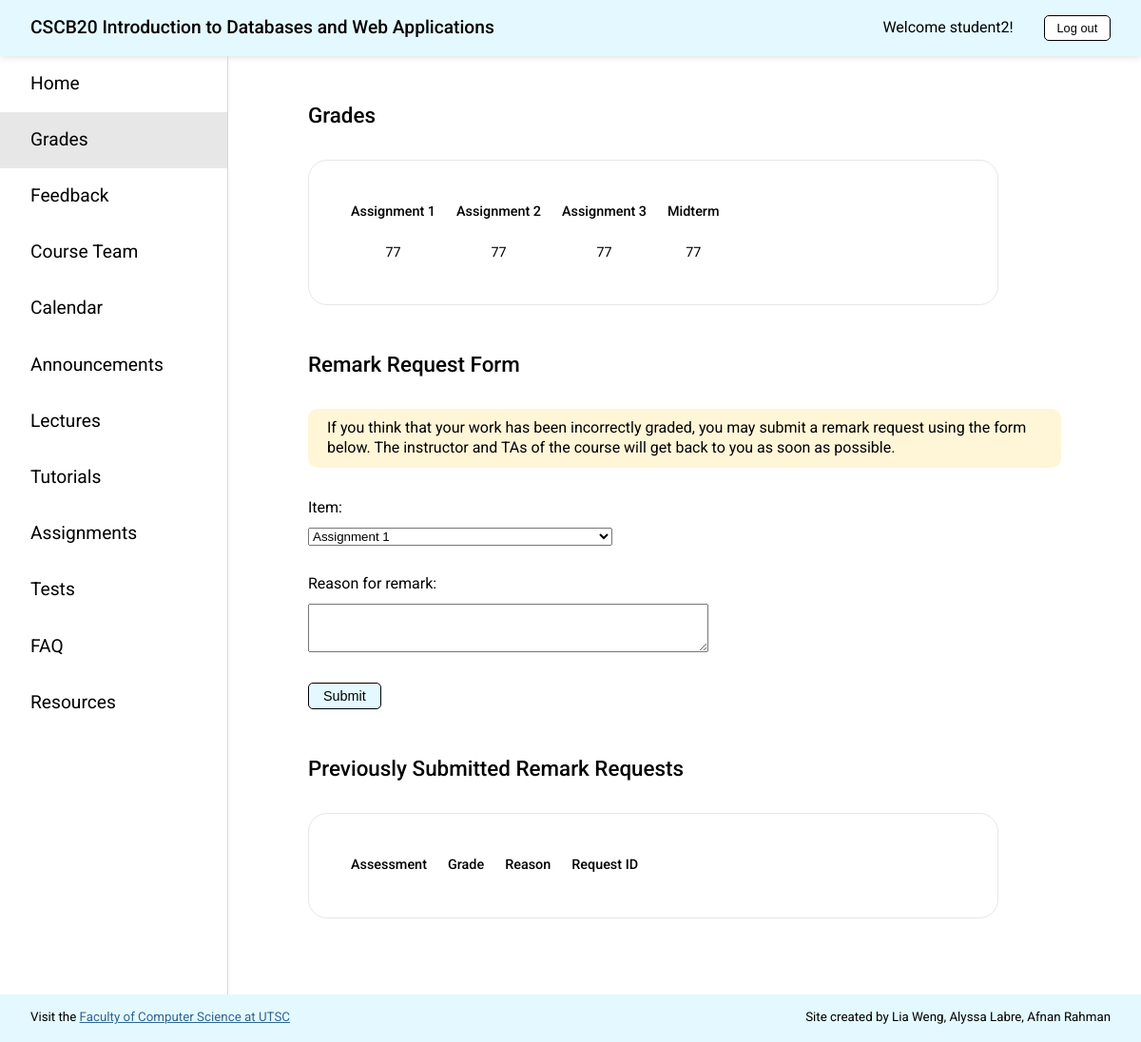
Page /grades (signed in) on the committed database.
### app.py (models this page shows, shortened)
class Student(db.Model):
    __tablename__ = 'Student'
    id = db.Column(db.Integer, primary_key=True)
    username = db.Column(db.String(20), unique=True, nullable=False)
    password = db.Column(db.String(20), nullable=False)
    first_name = db.Column(db.String(40), nullable=False)
    last_name = db.Column(db.String(40), nullable=False)
    a1 = db.Column(db.Integer)
    a2 = db.Column(db.Integer)
    a3 = db.Column(db.Integer)
    midterm = db.Column(db.Integer)
    remark = db.relationship('Remark', backref='student', lazy=True)

### app.py (the view)
@app.route('/grades', methods=['GET', 'POST'])
def grades():
    check_authorization()
    all_remarks = get_allremarks()
    students = get_allstudents()
    if request.method == 'GET':
        if session['type'] == 'student':
            student = get_student(session['user'])
            remarks = get_student_remark(student.username)
            return render_template('grades_s.html', page='grades', remarks=remarks, student=student)
        else:
            return render_template('grades_i.html', page='grades', remarks=all_remarks, students=students)
    else:
        return add_grades(request.form['student'], request.form['a1'], request.form['a2'], request.form['a3'], request.form['midterm'], students=students)

### app.py (called while the page is built)
def check_authorization():
    if "user" not in session:
        abort(403, "Please sign in to access this page.")

def get_student(username):
    return Student.query.filter_by(username=username).first()

def get_student_remark(username):
    return Remark.query.filter_by(student_username=username)

def get_allstudents():
    return Student.query.all()

def get_allremarks():
    return Remark.query.all()

### templates/grades_s.html (shortened to what this page needs)
<!DOCTYPE html>
<html lang="en">
<head>
  <link rel="stylesheet" href="{{ url_for('static', filename='styles.css') }}">
</head>
<body onload="hideMessage()">
  {% extends "template.html" %}
  {% block content %}
  <div class="content">
    <h1 class="page-title">Grades</h1>
    <div class="table-container-grades">
      <table>
        <tr>
          <th>Assignment 1</th>
          <th>Assignment 2</th>
          <th>Assignment 3</th>
          <th>Midterm</th>
          <th></th>
        </tr>
        <tr>
          <td>{{student.a1}}</td>
          <td>{{student.a2}}</td>
          <td>{{student.a3}}</td>
          <td>{{student.midterm}}</td>
        </tr>
      </table>
    </div>
    <h1 class="page-title">Remark Request Form</h1>
    <p class="message">
      If you think that your work has been incorrectly graded, you may submit a remark request using the form below. The
      instructor and TAs of the course will get back to you as soon as possible.
    </p>
    <form class="remark-form" action="http://127.0.0.1:5000/addremark" method="post">
      <div class="item-dropdown remark-form-element">
        <label for="item">Item:</label>
        <select name="item" id="item" required>
          <option value="a1">Assignment 1</option>
        </select>
      </div>
      <div class="remark-form-element">
        <label for="reason">Reason for remark:</label>
        <textarea id="reason" name="reason" cols="50" rows="3" required></textarea>
      </div>
      <div>
        <button type="submit">Submit</button>
      </div>
    </form>
    <h1 class="page-title">Previously Submitted Remark Requests</h1>
    <div class="table-container-grades">
      <table>
        <tr>
          <th>Assessment</th>
          <th>Grade</th>
          <th>Reason</th>
          <th>Request ID</th>
          <th></th>
        </tr>
      </table>
    </div>
  </div>
  {% endblock %}

### templates/template.html (shortened to what this page needs)
<!DOCTYPE html>
<html lang="en">
<head>
  <link rel="stylesheet" href="{{ url_for('static', filename='styles.css') }}">
</head>
<body>
  <div class="header">
    <h2>CSCB20 <span class="course-title">Introduction to Databases and Web Applications</span></h2>
    <div class="header-right">
      <p>Welcome {{session['user']}}!</p>
      <a href="{{url_for('logout')}}"><button class="logout-button">Log out</button></a>
    </div>
  </div>
  <div class="wrapper">
    <nav>
      <a href="{{ url_for('home') }}" class={% if page=="home" %} "selected" {% endif %}>
        Home
      </a>
      <a href="{{ url_for('grades') }}" class={% if page=="grades" %} "selected" {% endif %}>
        Grades
      </a>
      <a href="{{ url_for('feedback') }}" class={% if page=="feedback" %} "selected" {% endif %}>
        Feedback
      </a>
      <a href="{{ url_for('team') }}" class={% if page=="team" %} "selected" {% endif %}>
        Course&nbsp;Team
      </a>
      <a href="{{ url_for('calendar') }}" class={% if page=="calendar" %} "selected" {% endif %}>
        Calendar
      </a>
      <a href="{{ url_for('announcements') }}" class={% if page=="announcements" %} "selected" {% endif %}>
        Announcements
      </a>
      <a href="{{ url_for('lectures') }}" class={% if page=="lectures" %} "selected" {% endif %}>
        Lectures
      </a>
      <a href="{{ url_for('tutorials') }}" class={% if page=="tutorials" %} "selected" {% endif %}>
        Tutorials
      </a>
      <a href="{{ url_for('assignments') }}" class={% if page=="assignments" %} "selected" {% endif %}>
        Assignments
      </a>
      <a href="{{ url_for('tests') }}" class={% if page=="tests" %} "selected" {% endif %}>
        Tests
      </a>
      <a href="{{ url_for('faq') }}" class={% if page=="faq" %} "selected" {% endif %}>
        FAQ
      </a>
      <a href="{{ url_for('resources') }}" class={% if page=="resources" %} "selected" {% endif %}>
        Resources
      </a>
    </nav>
    {% block content %}
    {% endblock %}
  </div>
  <div class="footer">
    <small>Visit the <a href="https://www.utsc.utoronto.ca/cms/faculty-of-computer-science" target="_blank">Faculty of
        Computer Science
        at UTSC</a></small>
    <small>Site created by Lia Weng, Alyssa Labre, Afnan Rahman</small>
  </div>
</body>
</html>

### static/styles.css (style rules this page uses)
@media screen and (min-width: 770px) { html { font-size: 16px; } }
body { box-sizing: border-box; margin: 0; padding: 0; font-family: "Roboto", sans-serif; line-height: 130%; }
p { margin: 0; }
h1 { font-size: 1.4rem; font-weight: 400; line-height: 130%; margin: 0; }
h2 { font-size: 1.2rem; font-weight: 500; margin: 0; }
a { color: #2f6690; }
button { background-color: #e4f9ff; border: 1px solid black; padding: 5px 15px; border-radius: 5px; font-size: 0.9rem; }
select { margin: 10px 0 30px 0; width: 20rem; }
.page-title { margin: 1rem 20px 2rem 20px; font-weight: 500; }
.message { background-color: #fff6d8; padding: 10px 20px; border-radius: 10px; margin: 0 20px; }
@media screen and (min-width: 551px) { .wrapper { display: grid; grid-template-columns: 1fr 4fr; } }
.header { background-color: #e4f9ff; padding: 1rem 2rem; display: flex; justify-content: space-between; align-items: center; box-shadow: 0 0 8px #d7d7d7; position: sticky; top: 0; z-index: 1; }
.header-right { display: flex; align-items: center; margin-left: 2rem; }
.header-right p { width: auto; }
.logout-button { margin-left: 2rem; background-color: white; border: 1px solid black; border-radius: 5px; font-size: 0.8rem; padding: 0.3rem 0.8rem; }
@media screen and (min-width: 551px) { nav { border-right: 1px solid #d7d7d7; display: flex; flex-direction: column; } }
@media screen and (min-width: 551px) { nav a { color: black; text-decoration: none; font-size: 1.2rem; font-weight: 400; padding: 1.2rem 2rem; } }
.selected { background-color: #e7e7e7; }
.content { min-height: 80vh; }
@media screen and (min-width: 770px) { .content { padding: 2rem 4rem; } }
@media screen and (min-width: 770px) { .footer { background-color: #e4f9ff; height: 5vh; padding: 5px 2rem; display: flex; align-items: center; justify-content: space-between; } }
.remark-form { margin: 2rem 20px 3rem 20px; display: flex; flex-direction: column; }
.remark-form-element { display: flex; flex-direction: column; align-items: flex-start; }
.remark-form-element textarea { margin: 10px 0 2rem 0; }
@media screen and (min-width: 551px) { .table-container-grades { overflow-x: auto; margin: 2rem 20px 3rem 20px; padding: 2rem; border: 1px solid #e7e7e7; border-radius: 20px; } }
@media screen and (min-width: 551px) { .table-container-grades table { width: max-content; text-align: center; table-layout: fixed; font-size: 0.9rem; } }
@media screen and (min-width: 1024px) { .table-container-grades { width: 55vw; } }
th { font-weight: 500; padding: 10px; }
td { padding: 10px; }

### rows in the picture
Student: user "student2", a1 "77", a2 "77", a3 "77", midterm "77"
